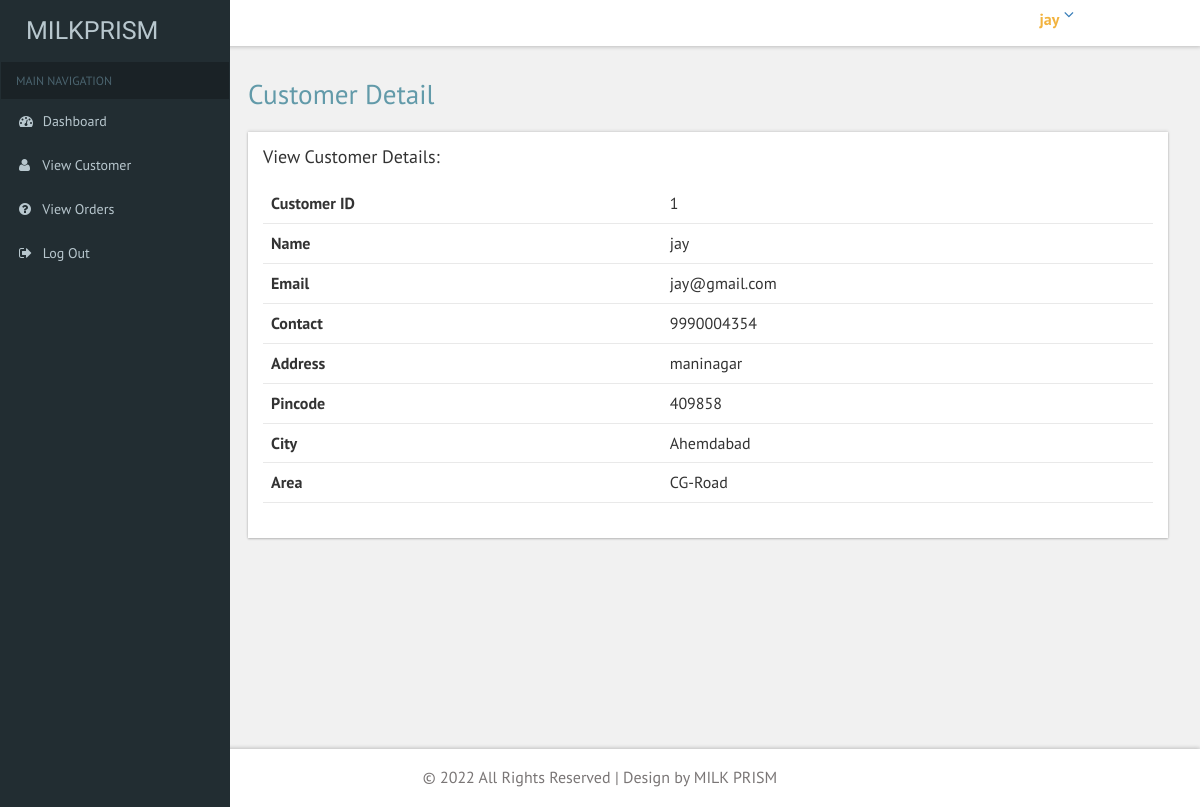
Page /deliveryman/customer_detail.php?detail=1 (signed in) on the committed database.
### tables this page shows
CREATE TABLE `deliveryman` (
  `deliveryman_id` int(11) NOT NULL,
  `fname` varchar(30) NOT NULL,
  `lname` varchar(30) NOT NULL,
  `email` varchar(50) NOT NULL,
  `contact` bigint(10) NOT NULL,
  `address` text NOT NULL,
  `pincode` int(11) NOT NULL,
  `password` varchar(50) NOT NULL,
  `reg_date` date NOT NULL,
  `shop_id` int(11) NOT NULL
);

CREATE TABLE `customer` (
  `customer_id` int(11) NOT NULL,
  `name` varchar(100) NOT NULL,
  `email` varchar(50) NOT NULL,
  `contact` bigint(10) NOT NULL,
  `address` varchar(200) NOT NULL,
  `pincode` int(11) NOT NULL,
  `city_id` int(11) NOT NULL,
  `area_id` int(11) NOT NULL,
  `password` varchar(20) NOT NULL
);

CREATE TABLE `city` (
  `city_id` int(11) NOT NULL,
  `city_name` varchar(100) NOT NULL
);

CREATE TABLE `area` (
  `area_id` int(11) NOT NULL,
  `area_name` varchar(50) NOT NULL,
  `city_id` int(11) NOT NULL
);

### deliveryman/customer_detail.php (the view, shortened to what this page needs)
<?php
include "common/connection.php";
$id = $_GET["detail"];
$category = $con->query("select * from customer where customer_id='$id'");
$customer = $category->fetch_object();
$city = $con->query("select * from city where city_id='$customer->city_id'");
$city1 = $city->fetch_object();
$area = $con->query("select * from area where area_id='$customer->area_id'");
$area1 = $area->fetch_object();
?>
<!DOCTYPE HTML>
<html>
<head>
<link href="css/bootstrap.css" rel='stylesheet' type='text/css' />
<link href="css/style.css" rel='stylesheet' type='text/css' />
<link href="css/font-awesome.css" rel="stylesheet">
 <link href='css/SidebarNav.min.css' media='all' rel='stylesheet' type='text/css'/>
<link href="css/custom.css" rel="stylesheet">
</head>
<body class="cbp-spmenu-push">
	<div class="main-content">
	<div class="cbp-spmenu cbp-spmenu-vertical cbp-spmenu-left" id="cbp-spmenu-s1">
		<aside class="sidebar-left">
      <?php include "common/sidebar.php"; ?>
    </aside>
	</div>
		<?php include "common/header.php"; ?>
		<div id="page-wrapper">
			<div class="main-page">
				<h2 class="title1">Customer Detail</h2>
					<div class="panel-body widget-shadow">
						<h4 style="padding-bottom: 1em;">View Customer Details:</h4>
						<table class="table">
								<tr>
								  <th>Customer ID</th>
								  <td><?php echo "$customer->customer_id"; ?></td>
								</tr>
								<tr>
								  <th>Name</th>
								  <td><?php echo "$customer->name"; ?></td>
								</tr>
								<tr>
								  <th>Email</th>
								  <td><?php echo "$customer->email"; ?></td>
								</tr>
								<tr>
								  <th>Contact</th>
								  <td><?php echo "$customer->contact"; ?></td>
								</tr>
								<tr>
								  <th>Address</th>
								  <td><?php echo "$customer->address"; ?></td>
								</tr>
								<tr>
								  <th>Pincode</th>
								  <td><?php echo "$customer->pincode"; ?></td>
								</tr>
								<tr>
								  <th>City</th>
								  <td><?php echo "$city1->city_name"; ?></td>
								</tr>
								<tr>
								  <th>Area</th>
								  <td><?php echo "$area1->area_name"; ?></td>
								</tr>
						</table>
					</div>
			</div>
		</div>
		<?php include "common/footer.php"; ?>
	</div>
</body>
</html>

### deliveryman/common/header.php (shortened to what this page needs)
<?php
include "connection.php";
$id = $_SESSION["deliveryman_id"];
$admin = $con->query("select * from deliveryman where deliveryman_id='$id'");
$row = $admin->fetch_object();
?>
<div class="sticky-header header-section ">
			<div class="header-right">
				<div class="profile_details">
					<ul>
						<li class="dropdown profile_details_drop">
							<a href="#" class="dropdown-toggle" data-toggle="dropdown" aria-expanded="false">
								<div class="profile_img">
									<div class="user-name">
										<p><?php echo "$row->fname";?></p>
									</div>
									<i class="fa fa-angle-down"></i>
								</div>
							</a>
						</li>
					</ul>
				</div>
				<div class="clearfix"> </div>
			</div>
			<div class="clearfix"> </div>
		</div>

### deliveryman/css/custom.css (style rules this page uses)
#page-wrapper { padding:5em 2em 2.5em; background-color: #F1F1F1; }

### rows in the picture
deliveryman: fname "jay"
customer: customer_id "1", name "jay", email "jay@gmail.com", contact "9990004354", address "maninagar", pincode "409858"
city: city_name "Ahemdabad"
area: area_name "CG-Road"
